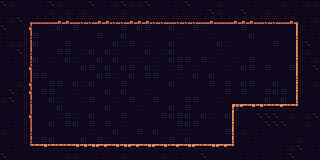

A level layout from a 2D game, rendered from its tile map. Below: a short description, then the map file with its tile-grid data intact:
An orthogonal 40x20 tile map with 8x8 px tiles, 1 tile layer (map) and 7 objects (3x collider).

<map version="1.9" tiledversion="1.9.2" orientation="orthogonal" renderorder="right-down" width="40" height="20" tilewidth="8" tileheight="8" infinite="0" nextlayerid="5" nextobjectid="13">
 <properties>
  <property name="nextMap" value="maps/intro1.tmx" />
  <property name="startx" type="int" value="6" />
  <property name="starty" type="int" value="6" />
 </properties>
 <tileset firstgid="1" source="../adve/tiles.tsx" />
 <layer id="1" name="map" width="40" height="20">
  <properties>
   <property name="collision" type="bool" value="true" />
  </properties>
  <data encoding="csv">
397,396,445,421,444,395,397,396,444,445,419,397,421,395,396,397,396,396,397,445,443,395,419,397,419,421,445,396,419,419,420,395,419,419,445,396,443,395,396,396,
421,421,420,445,445,420,396,445,396,395,396,444,445,420,444,396,421,421,420,421,444,421,395,421,419,395,397,396,443,419,397,445,444,396,419,419,395,419,445,419,
395,396,397,376,468,468,468,467,467,468,469,469,467,467,469,469,467,467,467,469,469,468,469,469,469,468,467,468,468,467,467,467,468,469,469,468,467,377,395,396,
397,443,421,446,85,84,59,61,107,60,83,107,107,85,108,60,83,61,60,107,108,61,107,109,60,59,83,85,109,107,60,109,83,84,83,108,107,442,395,443,
395,445,443,398,60,84,83,83,85,108,109,108,60,85,83,61,83,85,108,108,83,85,59,83,83,108,59,85,84,85,108,61,107,107,109,108,85,418,420,395,
395,396,396,422,61,85,85,83,60,84,107,107,107,107,61,59,60,108,59,108,85,61,85,85,108,83,84,61,59,85,107,107,84,84,60,107,109,442,397,421,
443,445,397,398,108,109,107,60,60,108,59,61,109,61,59,84,108,108,61,83,59,61,109,107,84,85,109,59,107,108,83,109,83,84,107,109,85,442,396,443,
443,395,420,398,61,107,59,85,61,59,109,109,61,83,61,83,59,59,84,59,109,61,60,60,107,60,59,84,83,59,83,60,108,109,109,85,109,394,395,396,
421,421,421,446,59,83,109,109,85,107,61,60,108,61,83,61,60,107,61,59,84,59,60,85,59,84,84,108,59,83,61,60,108,60,85,84,60,442,420,397,
444,420,419,422,60,60,85,107,107,83,108,85,61,60,59,83,61,108,60,60,84,109,59,84,61,84,61,109,85,84,108,109,85,85,109,83,107,418,444,444,
445,421,396,446,83,107,60,60,107,61,59,61,108,108,83,60,83,109,108,83,108,61,107,83,84,107,60,84,60,107,61,60,108,107,61,84,107,394,443,396,
421,397,395,446,84,60,60,85,85,59,109,108,84,61,108,61,84,109,59,108,84,107,108,84,108,85,109,84,60,108,60,85,84,60,61,60,85,394,419,443,
396,397,419,398,108,107,61,59,108,108,59,60,109,84,59,107,60,108,85,60,108,107,85,60,60,85,108,59,107,83,108,109,107,61,83,61,107,418,420,445,
419,421,445,422,109,85,83,61,108,84,83,83,84,61,108,85,85,59,109,108,85,61,84,60,83,83,83,85,84,370,372,373,373,371,371,372,371,401,445,444,
444,444,443,446,83,108,84,59,60,59,84,61,107,83,109,60,83,85,108,107,60,61,60,61,107,61,59,83,61,442,445,443,397,397,397,420,396,421,396,397,
444,395,421,422,84,108,61,83,60,61,109,60,108,60,84,59,85,108,108,83,108,108,60,61,60,109,108,84,107,394,420,443,443,397,397,397,445,443,396,444,
396,419,444,398,108,85,107,107,109,83,83,59,109,107,61,85,107,60,84,61,84,109,59,59,109,108,85,109,60,418,396,420,395,419,419,419,419,445,419,443,
421,420,421,398,59,60,61,85,108,108,61,107,60,59,108,59,85,84,83,83,59,60,109,61,108,85,107,107,107,418,421,395,443,444,421,445,420,396,420,445,
421,395,421,400,371,373,371,371,371,373,373,373,372,372,373,373,372,372,373,372,373,371,372,373,372,371,373,372,372,401,420,421,444,444,443,395,396,397,444,395,
397,421,421,420,420,421,419,444,396,396,421,443,395,443,443,396,445,444,419,444,396,445,395,445,421,397,445,419,445,421,395,445,395,421,445,395,397,421,444,421
</data>
 </layer>
 <objectgroup id="3" name="colliders">
  <object id="2" class="collider" x="31.5" y="143.75" width="200.75" height="9">
   <properties>
    <property name="friction" type="float" value="1" />
   </properties>
  </object>
  <object id="4" class="collider" x="22" y="24.25" width="9.5" height="128.75" />
  <object id="7" x="296.25" y="21.75" width="9" height="91.75" />
  <object id="8" x="22" y="12.75" width="282.5" height="11" />
  <object id="10" class="collider" x="232.875" y="104.25" width="64.25" height="9">
   <properties>
    <property name="friction" type="float" value="1" />
   </properties>
  </object>
  <object id="11" x="232.25" y="105.625" width="9" height="46.75" />
 </objectgroup>
 <objectgroup id="4" name="portals">
  <object id="12" x="264.25" y="71.5" width="15" height="24">
   <properties>
    <property name="type" type="int" value="1" />
   </properties>
  </object>
 </objectgroup>
</map>
